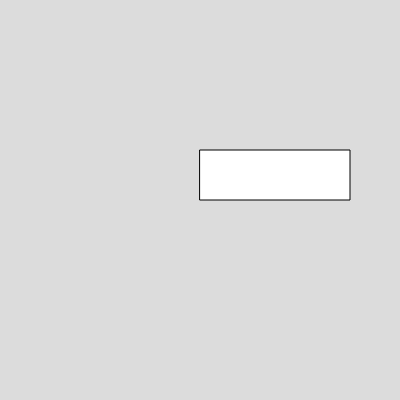
Frame 1 (no input)
Frame 60 (no input): identical to frame 1, image omitted
Frame 120 (the mouse pressed at the canvas centre since frame 60): identical to frame 1, image omitted

The p5.js sketch that drew this single still picture (run headless with seeded random() and noise() and a simulated clock; from frame 60 on, the mouse is pressed at the canvas centre):

// p5.js sketch
// ── sketch.js
function setup() {
  createCanvas(400, 400);
}

function draw() {
  background(220);
  rect(200,150,150,50)
}
